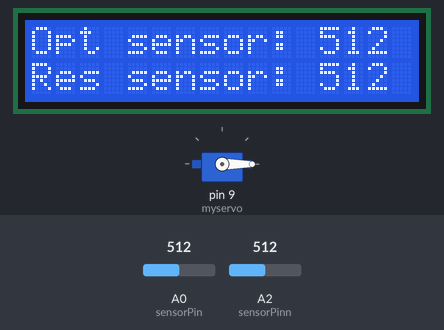
A sketch run on a simulated Arduino Uno, built with avr-gcc and run on an emulated ATmega328P. Shown: 16×2 character LCD, servo. Inputs (shaded band) come from the test bench; at power-on: A2 (sensorPinn) = 512, A0 (sensorPin) = 512.

Above: at 5.1 s.
5.2 s: A2 (sensorPinn) set to 560
11.3 s: A2 (sensorPinn) set to 878
17.4 s: A2 (sensorPinn) set to 906
At 17.79 s:
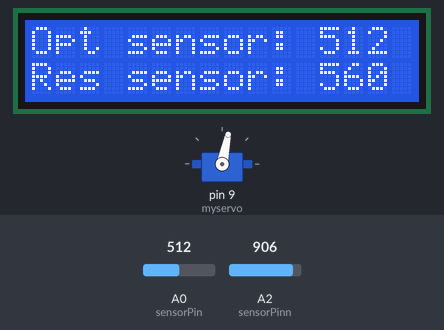
27.5 s: A0 (sensorPin) set to 560
At 29.6 s:
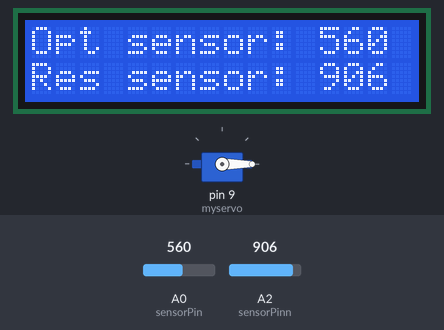
33.6 s: A0 (sensorPin) set to 540
At 35.0 s:
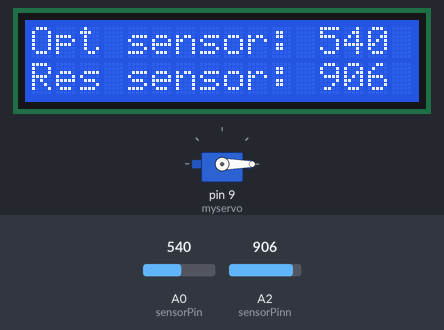
39.7 s: A0 (sensorPin) set to 511
At 42.0 s:
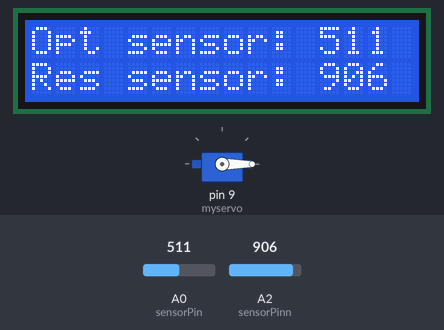
Timing chart, 0 to 43.5 s (numbered marks = the images above; inputs shaded):
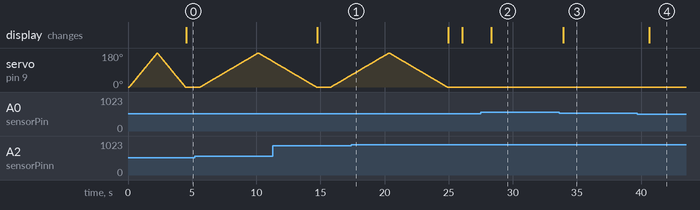

Measured:
- the behaviour switches between 890 and 891 on A2 (sensorPinn) (found by bisection; images 0 and 1)
- after the input at 17.4 s, servo on pin 9 (myservo): goes on until 24.9 s, then stays 0°
- after the input at 27.5 s, the display: changes after 0.81 s (image 2)
- after the input at 33.6 s, the display: changes after 0.31 s (image 3)
- after the input at 39.7 s, the display: changes after 0.93 s (image 4)

The sketch:

Rain_sensors.ino
```cpp
//cite this code as jackton sabayi
#include <Wire.h>
#include <Servo.h>
#include <LiquidCrystal_I2C.h>

LiquidCrystal_I2C lcd(0x27,16,2);  // set the LCD address to 0x27 for a 16 chars and 2 line display

Servo myservo;
int sensorPin = A0;
int sensorPinn = A2;
int sensorValue = 0;
int sensorValu =  0;

int pos = 0;
//float sensorValue = 0.0;
//float sensorValu = 0.0;

void setup()
{ // initialize the lcd
 lcd.init();
 // Print a message to the LCD.
  lcd.backlight();
  lcd.clear();
  myservo.attach(9);
  myservo.write(0);

}

void fast() {
  for (pos = 0; pos <= 180; pos += 1) { // goes from 0 degrees to 180 degrees
    // in steps of 1 degree
    myservo.write(pos);              // tell servo to go to position in variable 'pos'
    delay(3);                       // waits 15 ms for the servo to reach the position
  }
  for (pos = 180; pos >= 0; pos -= 1) { // goes from 180 degrees to 0 degrees
    myservo.write(pos);              // tell servo to go to position in variable 'pos'
    delay(3);                       // waits 15 ms for the servo to reach the position
  }
}

void medium() {
  for (pos = 0; pos <= 180; pos += 1) { // goes from 0 degrees to 180 degrees
    // in steps of 1 degree
    myservo.write(pos);              // tell servo to go to position in variable 'pos'
    delay(12);                       // waits 15 ms for the servo to reach the position
  }
  for (pos = 180; pos >= 0; pos -= 1) { // goes from 180 degrees to 0 degrees
    myservo.write(pos);              // tell servo to go to position in variable 'pos'
    delay(12);                       // waits 15 ms for the servo to reach the position
  }
}

void slow() {
  for (pos = 0; pos <= 180; pos += 1) { // goes from 0 degrees to 180 degrees
    // in steps of 1 degree
    myservo.write(pos);              // tell servo to go to position in variable 'pos'
    delay(25);                       // waits 15 ms for the servo to reach the position
  }
  for (pos = 180; pos >= 0; pos -= 1) { // goes from 180 degrees to 0 degrees
    myservo.write(pos);              // tell servo to go to position in variable 'pos'
    delay(25);                       // waits 15 ms for the servo to reach the position
  }
}

void loop()
{sensorValue = analogRead(sensorPin);
 sensorValu = analogRead(sensorPinn);

 //control wiper using resistive sensor
if (sensorValu<=430){
fast();
}
else { myservo.write(0);}
delay(30);
if (sensorValu>430 && sensorValu<=550){
medium();
}
else { myservo.write(0);}
delay(30);
if (sensorValu>550 && sensorValu<=890){
slow();
}
else { myservo.write(0);}
delay(30);

//control servo using optical sensor

//if (sensorValue>550 && sensorValu>890 ){
//fast(); // takes any state either fast medium or slow
//}
//else { myservo.write(0);}

// sensorValue = (analogRead(sensorPin)*5)/1023;
// sensorValu = (analogRead(sensorPinn)*5)/1023;
  lcd.setCursor(0,0);
  lcd.print("Opt sensor: ");
  lcd.print( sensorValue);
  lcd.setCursor(0,1);
  lcd.print("Res sensor: ");
  lcd.print( sensorValu);
  delay(1000);
}
```
